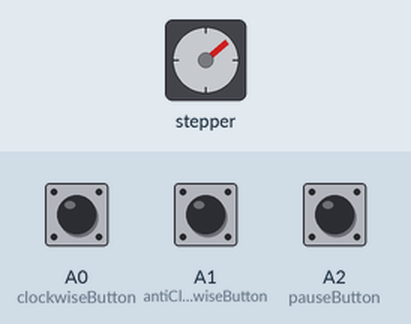
Recording of a sketch running on a simulated Arduino Uno, built with avr-gcc and run on an emulated ATmega328P. Shown: stepper motor. The test bench sets the inputs (shaded band); at power-on: A1 (antiClockwiseButton) LOW, A0 (clockwiseButton) LOW, A2 (pauseButton) LOW. Stepper angles assume 36 steps per turn.

Above: at 1.2 s.
1.3 s: A1 (antiClockwiseButton) pulled HIGH for 3.2 s
At 4.94 s:
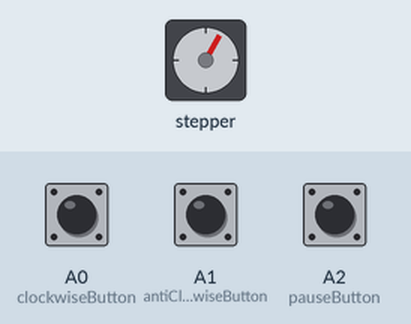
7.5 s: A0 (clockwiseButton) pulled HIGH for 1 s
At 7.5 s:
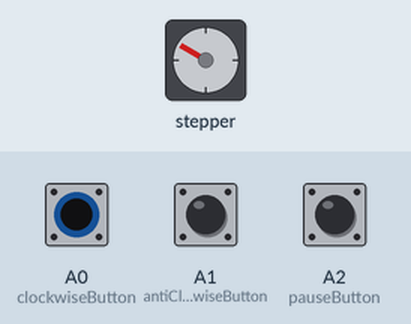
11.5 s: A1 (antiClockwiseButton) pulled HIGH for 1 s
At 13.54 s:
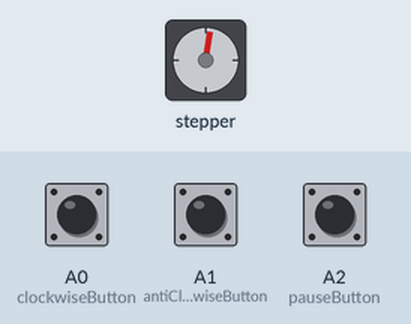
15.5 s: A0 (clockwiseButton) pulled HIGH for 1 s
At 16.94 s:
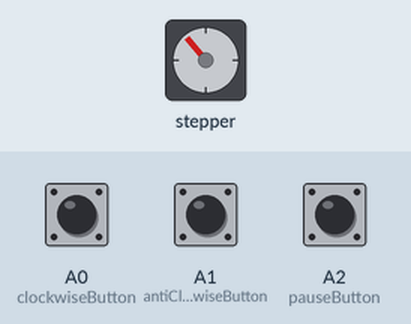
19.5 s: A1 (antiClockwiseButton) pulled HIGH for 1 s
23.5 s: A0 (clockwiseButton) pulled HIGH for 1 s
Timing chart, 0 to 30.7 s (numbered marks = the images above; inputs shaded):
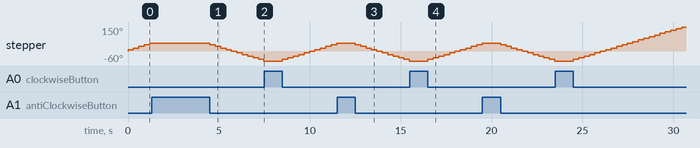

The sketch:

stepper-motor.ino
```cpp
#include <SoftwareSerial.h>
#include <Stepper.h>
#define STEP_ANGLE 10
#define STEPS 360/STEP_ANGLE
#define clockwiseButton A0
#define antiClockwiseButton A1
#define pauseButton A2

SoftwareSerial vSerial(12, 13);
Stepper stepper(STEPS, 8, 9, 10, 11);

int step;

void setup() {
  stepper.setSpeed(6);
  pinMode(clockwiseButton, INPUT);
  pinMode(antiClockwiseButton, INPUT);
  pinMode(pauseButton, INPUT);

  step = 1;
}

void loop() {
  if(digitalRead(clockwiseButton) == HIGH){
    vSerial.println("Clockwise");
    step = 1;
  }
  while(digitalRead(clockwiseButton) == HIGH);

  if(digitalRead(antiClockwiseButton) == HIGH){
    vSerial.println("Anti Clockwise");
    step = -1;
  }
  while(digitalRead(antiClockwiseButton) == HIGH);

  if(digitalRead(pauseButton) == HIGH){
    vSerial.println("Paused");
    step = 0;
  }
  while(digitalRead(pauseButton) == HIGH);

  stepper.step(step);
  delay(20);
}
```
